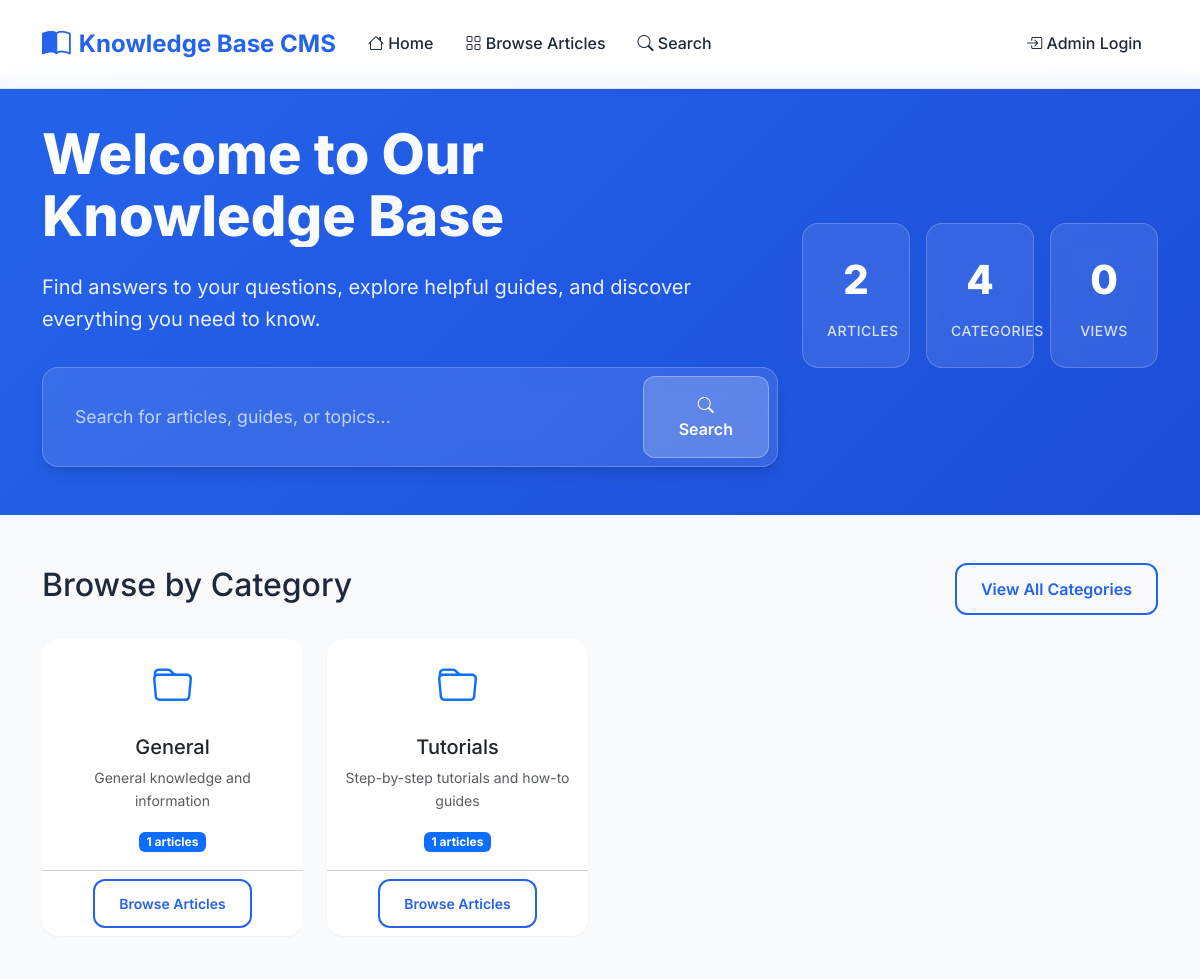
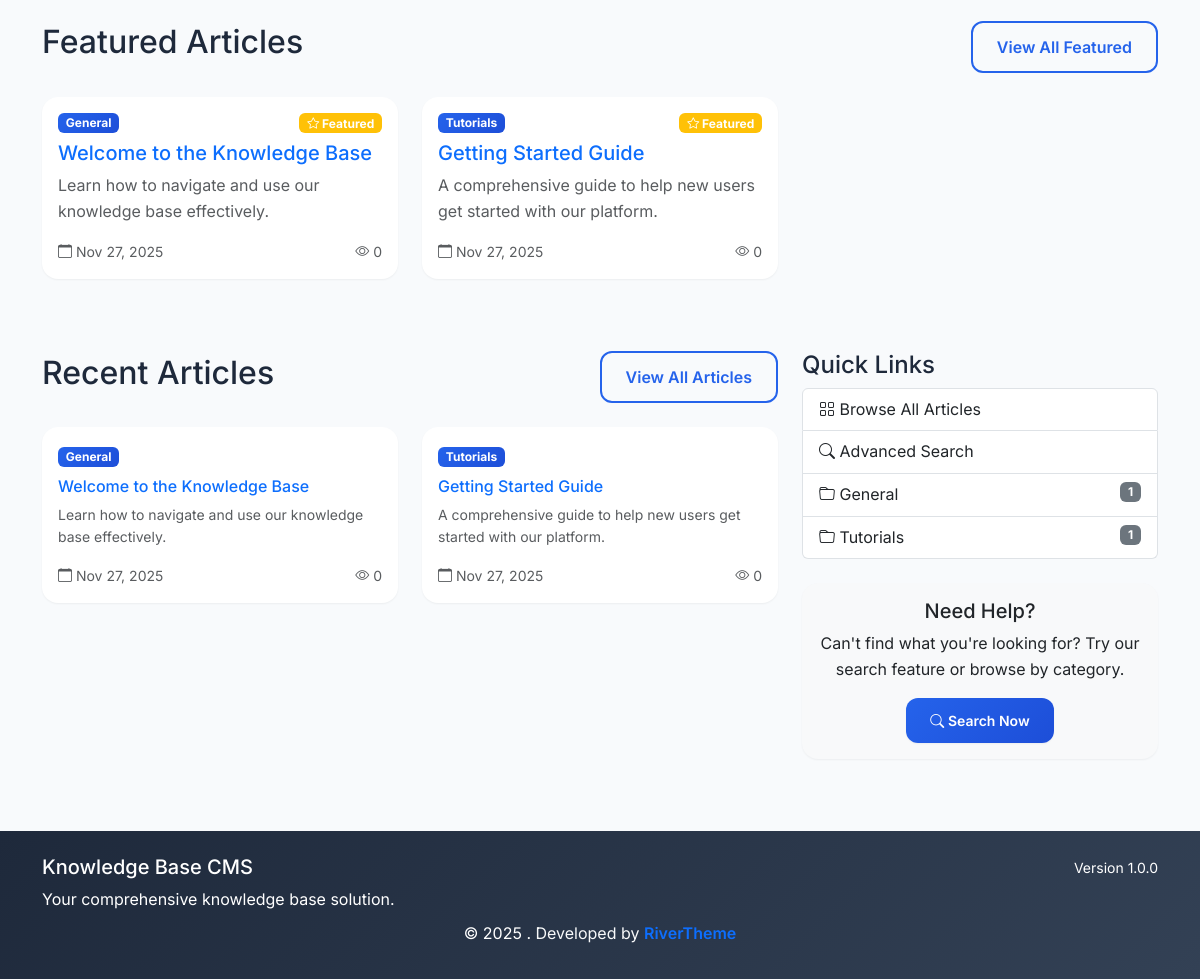
The page / on the database its author committed (2 pictures, top to bottom).
### tables this page shows
CREATE TABLE categories (
    id INT AUTO_INCREMENT PRIMARY KEY,
    name VARCHAR(100) NOT NULL UNIQUE,
    description TEXT,
    slug VARCHAR(100) NOT NULL UNIQUE,
    created_at TIMESTAMP DEFAULT CURRENT_TIMESTAMP,
    updated_at TIMESTAMP DEFAULT CURRENT_TIMESTAMP ON UPDATE CURRENT_TIMESTAMP
);

CREATE TABLE articles (
    id INT AUTO_INCREMENT PRIMARY KEY,
    title VARCHAR(255) NOT NULL,
    slug VARCHAR(255) NOT NULL UNIQUE,
    content LONGTEXT NOT NULL,
    excerpt TEXT,
    category_id INT,
    author_id INT,
    status ENUM('draft', 'published', 'archived') DEFAULT 'draft',
    featured BOOLEAN DEFAULT FALSE,
    views INT DEFAULT 0,
    created_at TIMESTAMP DEFAULT CURRENT_TIMESTAMP,
    updated_at TIMESTAMP DEFAULT CURRENT_TIMESTAMP ON UPDATE CURRENT_TIMESTAMP,
    FOREIGN KEY (category_id) REFERENCES categories(id) ON DELETE SET NULL,
    FOREIGN KEY (author_id) REFERENCES users(id) ON DELETE SET NULL,
    INDEX idx_status (status),
    INDEX idx_category (category_id),
    INDEX idx_featured (featured),
    FULLTEXT(title, content, excerpt)
);

### index.php (the view, shortened to what the rows shown need)
<?php
require_once 'includes/bootstrap.php';
try {
    $featuredArticles = $db->fetchAll("
        SELECT a.id, a.title, a.slug, a.excerpt, a.views, a.created_at,
               c.name as category_name, c.slug as category_slug
        FROM articles a
        LEFT JOIN categories c ON a.category_id = c.id
        WHERE a.status = 'published' AND a.featured = 1
        ORDER BY a.created_at DESC
        LIMIT 6
    ");
    $recentArticles = $db->fetchAll("
        SELECT a.id, a.title, a.slug, a.excerpt, a.views, a.created_at,
               c.name as category_name, c.slug as category_slug
        FROM articles a
        LEFT JOIN categories c ON a.category_id = c.id
        WHERE a.status = 'published'
        ORDER BY a.created_at DESC
        LIMIT 8
    ");
    $categories = $db->fetchAll("
        SELECT c.id, c.name, c.slug, c.description, COUNT(a.id) as article_count
        FROM categories c
        LEFT JOIN articles a ON c.id = a.category_id AND a.status = 'published'
        GROUP BY c.id
        HAVING article_count > 0
        ORDER BY c.name
        LIMIT 8
    ");
} catch (Exception $e) {
    $featuredArticles = [];
    $recentArticles = [];
    $popularArticles = [];
    $categories = [];
    $stats = ['total_articles' => 0, 'total_categories' => 0, 'total_views' => 0];
}
?>
<div class="hero-section text-white py-5" style="margin-top: 76px;">
    <div class="container">
        <div class="row align-items-center hero-content">
            <div class="col-lg-8">
                <h1 class="hero-title">Welcome to Our Knowledge Base</h1>
            </div>
        </div>
    </div>
</div>
<div class="container my-5">
    <?php if (!empty($categories)): ?>
        <section class="mb-5">
            <div class="d-flex justify-content-between align-items-center mb-4">
                <h2>Browse by Category</h2>
            </div>
            <div class="row">
                <?php foreach ($categories as $category): ?>
                    <div class="col-md-6 col-lg-3 mb-3">
                        <div class="card h-100 category-card">
                            <div class="card-body text-center">
                                <div class="mb-3">
                                    <i class="bi bi-folder fs-1 text-primary"></i>
                                </div>
                                <h5 class="card-title"><?php echo htmlspecialchars($category['name']); ?></h5>
                                <p class="card-text text-muted small">
                                    <?php echo $category['description'] ? truncateText(htmlspecialchars($category['description']), 80) : 'Browse articles in this category'; ?>
                                </p>
                                <div class="mt-auto">
                                    <span class="badge bg-primary"><?php echo number_format($category['article_count']); ?> articles</span>
                                </div>
                            </div>
                            <div class="card-footer bg-transparent text-center">
                                <a href="browse.php?category=<?php echo urlencode($category['slug']); ?>"
                                   class="btn btn-outline-primary btn-sm">
                                    Browse Articles
                                </a>
                            </div>
                        </div>
                    </div>
                <?php endforeach; ?>
            </div>
        </section>
    <?php endif; ?>
    <?php if (!empty($featuredArticles)): ?>
        <section class="mb-5">
            <div class="d-flex justify-content-between align-items-center mb-4">
                <h2>Featured Articles</h2>
            </div>
            <div class="row">
                <?php foreach ($featuredArticles as $article): ?>
                    <div class="col-md-6 col-lg-4 mb-4">
                        <div class="card h-100 article-card">
                            <div class="card-body">
                                <div class="d-flex justify-content-between align-items-start mb-2">
                                    <?php if ($article['category_name']): ?>
                                        <span class="badge category-badge">
                                            <?php echo htmlspecialchars($article['category_name']); ?>
                                        </span>
                                    <?php endif; ?>
                                    <span class="badge bg-warning">
                                        <i class="bi bi-star"></i> Featured
                                    </span>
                                </div>
                                <h5 class="card-title">
                                    <a href="article.php?slug=<?php echo urlencode($article['slug']); ?>"
                                       class="text-decoration-none">
                                        <?php echo htmlspecialchars($article['title']); ?>
                                    </a>
                                </h5>
                                <p class="card-text text-muted">
                                    <?php echo $article['excerpt'] ? htmlspecialchars($article['excerpt']) : truncateText(strip_tags($article['content'] ?? ''), 120); ?>
                                </p>
                                <div class="d-flex justify-content-between align-items-center text-muted small">
                                    <span>
                                        <i class="bi bi-calendar"></i> <?php echo formatDate($article['created_at']); ?>
                                    </span>
                                    <span>
                                        <i class="bi bi-eye"></i> <?php echo number_format($article['views']); ?>
                                    </span>
                                </div>
                            </div>
                        </div>
                    </div>
                <?php endforeach; ?>
            </div>
        </section>
    <?php endif; ?>
    <div class="row">
        <div class="col-lg-8">
            <section class="mb-5">
                <div class="d-flex justify-content-between align-items-center mb-4">
                    <h2>Recent Articles</h2>
                </div>
                <?php if (empty($recentArticles)): ?>
                    <div class="text-center py-5">
                        <i class="bi bi-file-text fs-1 text-muted"></i>
                        <p class="text-muted mt-2">No articles available yet.</p>
                    </div>
                <?php else: ?>
                    <div class="row">
                        <?php foreach ($recentArticles as $article): ?>
                            <div class="col-md-6 mb-4">
                                <div class="card h-100 article-card">
                                    <div class="card-body">
                                        <?php if ($article['category_name']): ?>
                                            <div class="mb-2">
                                                <span class="badge category-badge">
                                                    <?php echo htmlspecialchars($article['category_name']); ?>
                                                </span>
                                            </div>
                                        <?php endif; ?>
                                        <h6 class="card-title">
                                            <a href="article.php?slug=<?php echo urlencode($article['slug']); ?>"
                                               class="text-decoration-none">
                                                <?php echo htmlspecialchars($article['title']); ?>
                                            </a>
                                        </h6>
                                        <p class="card-text text-muted small">
                                            <?php echo $article['excerpt'] ? truncateText(htmlspecialchars($article['excerpt']), 100) : truncateText(strip_tags($article['content'] ?? ''), 100); ?>
                                        </p>
                                        <div class="d-flex justify-content-between align-items-center text-muted small">
                                            <span>
                                                <i class="bi bi-calendar"></i> <?php echo formatDate($article['created_at']); ?>
                                            </span>
                                            <span>
                                                <i class="bi bi-eye"></i> <?php echo number_format($article['views']); ?>
                                            </span>
                                        </div>
                                    </div>
                                </div>
                            </div>
                        <?php endforeach; ?>
                    </div>
                <?php endif; ?>
            </section>
        </div>
        <div class="col-lg-4">
            <section class="mb-4">
                <div class="list-group">
                    <a href="browse.php" class="list-group-item list-group-item-action">
                        <i class="bi bi-grid"></i> Browse All Articles
                    </a>
                    <a href="search.php" class="list-group-item list-group-item-action">
                        <i class="bi bi-search"></i> Advanced Search
                    </a>
                    <?php if (!empty($categories)): ?>
                        <?php foreach (array_slice($categories, 0, 3) as $category): ?>
                            <a href="browse.php?category=<?php echo urlencode($category['slug']); ?>"
                               class="list-group-item list-group-item-action">
                                <i class="bi bi-folder"></i> <?php echo htmlspecialchars($category['name']); ?>
                                <span class="badge bg-secondary float-end"><?php echo $category['article_count']; ?></span>
                            </a>
                        <?php endforeach; ?>
                    <?php endif; ?>
                </div>
            </section>
        </div>
    </div>
</div>

### rows shown on the page
categories: name "General", description "General knowledge and information", article_count "1"
categories: name "Tutorials", description "Step-by-step tutorials and how-to guides", article_count "1"
articles: category.name "General", title "Welcome to the Knowledge Base", excerpt "Learn how to navigate and use our knowledge base effectively.", created_at "Nov 27, 2025", views "0"
articles: category.name "Tutorials", title "Getting Started Guide", excerpt "A comprehensive guide to help new users get started with our platform.", created_at "Nov 27, 2025", views "0"

### other values the page prints
SITE_NAME "Knowledge Base CMS"
$stats['total_articles'] "2"
$stats['total_categories'] "4"
$stats['total_views'] "0"
